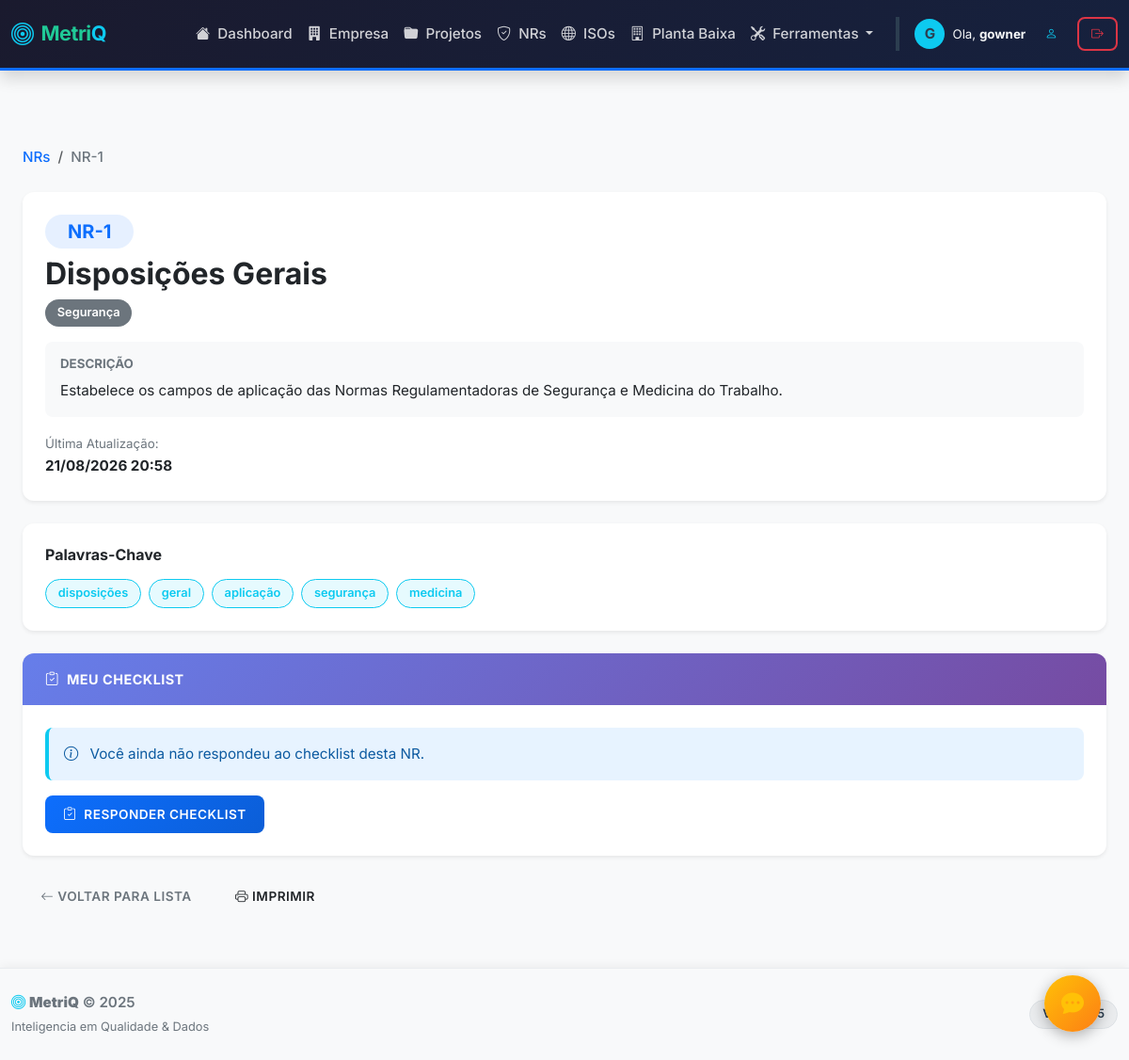
/nr/1 (signed in), run on the app's committed database.
### qualidade_flask/models.py (models this page shows, shortened)
class User(UserMixin, db.Model):
    __tablename__ = 'user'
    id = db.Column(db.Integer, primary_key=True)
    username = db.Column(db.String(100), unique=True, nullable=False, index=True)
    password = db.Column(db.String(255), nullable=False)
    nome_completo = db.Column(db.String(200), default='')
    email = db.Column(db.String(150), unique=True, default='')
    telefone = db.Column(db.String(20), default='')
    cargo = db.Column(db.String(100), default='')
    data_cadastro = db.Column(db.DateTime, default=datetime.now)
    plano = db.Column(db.String(20), default='free')
    status = db.Column(db.String(20), default='ativo')
    email_confirmado = db.Column(db.Boolean, default=False)
    ultimo_login = db.Column(db.DateTime, nullable=True)
    tentativas_login = db.Column(db.Integer, default=0)
    bloqueio_ate = db.Column(db.DateTime, nullable=True)
    analises = db.relationship('Analise', backref='dono', lazy=True)
    empresas = db.relationship('Empresa', backref='usuario', lazy=True)

class NormaRegulamentadora(db.Model):
    id = db.Column(db.Integer, primary_key=True)
    numero = db.Column(db.String(10), unique=True, nullable=False)
    titulo = db.Column(db.String(200), nullable=False)
    descricao = db.Column(db.Text)
    setor = db.Column(db.String(100))
    data_vigencia = db.Column(db.Date)
    link_oficial = db.Column(db.String(500))
    conteudo = db.Column(db.Text)
    palavras_chave = db.Column(db.JSON)
    perguntas = db.Column(db.JSON)
    glossario = db.Column(db.JSON)
    data_criacao = db.Column(db.DateTime, default=datetime.now)
    data_atualizacao = db.Column(db.DateTime, default=datetime.now, onupdate=datetime.now)
    checklists = db.relationship('ChecklistNR', backref='norma', lazy=True, cascade="all, delete-orphan")

### qualidade_flask/blueprints/nr.py (the view)
@nr.route('/nr/<int:id>')
@login_required
def detalhe_nr(id):
    norma = NormaRegulamentadora.query.get_or_404(id)
    checklist_usuario = ChecklistNR.query.filter_by(
        norma_id=id,
        user_id=current_user.id
    ).first()
    return render_template('nr/detalhe.html', norma=norma, checklist_usuario=checklist_usuario)

### qualidade_flask/templates/nr/detalhe.html (shortened to what this page needs)
{% extends "base.html" %}
{% block content %}
<div class="container py-4">
    <nav aria-label="breadcrumb" class="mb-3">
        <ol class="breadcrumb">
            <li class="breadcrumb-item"><a href="{{ url_for('nr.lista_nrs') }}">NRs</a></li>
            <li class="breadcrumb-item active">{{ norma.numero }}</li>
        </ol>
    </nav>
    <div class="card border-0 shadow-sm mb-4">
        <div class="card-body p-4">
            <div class="d-flex justify-content-between align-items-start mb-3">
                <div>
                    <span class="badge bg-primary bg-opacity-10 text-primary px-4 py-2 fw-bold fs-5 mb-2">
                        {{ norma.numero }}
                    </span>
                    <h2 class="fw-bold mb-2">{{ norma.titulo }}</h2>
                    <span class="badge bg-secondary">{{ norma.setor }}</span>
                </div>
            </div>
            <div class="bg-light p-3 rounded-3 mb-3">
                <h6 class="fw-bold text-uppercase small text-muted mb-2">Descrição</h6>
                <p class="mb-0">{{ norma.descricao }}</p>
            </div>
            <div class="row g-3">
                <div class="col-md-6">
                    <small class="text-muted">Última Atualização:</small>
                    <p class="fw-bold mb-0">{{ norma.data_atualizacao.strftime('%d/%m/%Y %H:%M') }}</p>
                </div>
            </div>
        </div>
    </div>
    {% if norma.palavras_chave %}
    <div class="card border-0 shadow-sm mb-4">
        <div class="card-body p-4">
            <h6 class="fw-bold mb-3">Palavras-Chave</h6>
            <div class="d-flex flex-wrap gap-2">
                {% for palavra in norma.palavras_chave %}
                    <span class="badge bg-info bg-opacity-10 text-info border border-info">
                        {{ palavra }}
                    </span>
                {% endfor %}
            </div>
        </div>
    </div>
    {% endif %}
    {% if norma.perguntas %}
    <div class="card border-0 shadow-sm mb-4">
        <div class="card-header bg-dark text-white fw-bold py-3 d-flex justify-content-between align-items-center">
            <span><i class="bi bi-clipboard-check me-2"></i>Meu Checklist</span>
        </div>
        <div class="card-body p-4">
            {% if checklist_usuario %}
                <div class="alert alert-{{ 'success' if checklist_usuario.calcular_conformidade() >= 70 else 'warning' if checklist_usuario.calcular_conformidade() >= 50 else 'danger' }}">
                    <div class="d-flex justify-content-between align-items-center">
                        <div>
                            <strong>Checklist respondido em {{ checklist_usuario.data_atualizacao.strftime('%d/%m/%Y %H:%M') }}</strong>
                            <p class="mb-0 small text-muted">
                                {{ checklist_usuario.respostas|length }} de {{ norma.perguntas|length }} perguntas respondidas
                            </p>
                        </div>
                        <div class="display-4 fw-bold">{{ checklist_usuario.calcular_conformidade() }}%</div>
                    </div>
                </div>
                <div class="d-flex gap-2 flex-wrap">
                    <a href="{{ url_for('nr.checklist_nr', id=norma.id) }}" class="btn btn-primary">
                        <i class="bi bi-pencil me-1"></i>Editar Checklist
                    </a>
                    <form action="{{ url_for('nr.gerar_analise_nr', id=norma.id) }}" method="POST" style="display: inline;">
                        <input type="hidden" name="csrf_token" value="{{ csrf_token() }}">
                        <button type="submit" class="btn btn-success">
                            <i class="bi bi-graph-up me-1"></i>Gerar Análise
                        </button>
                    </form>
                    <form action="{{ url_for('nr.excluir_checklist', id=norma.id) }}" method="POST" style="display: inline;" onsubmit="return confirm('Tem certeza que deseja excluir este checklist?')">
                        <input type="hidden" name="csrf_token" value="{{ csrf_token() }}">
                        <button type="submit" class="btn btn-outline-danger">
                            <i class="bi bi-trash me-1"></i>Excluir
                        </button>
                    </form>
                </div>
            {% else %}
                <div class="alert alert-info">
                    <i class="bi bi-info-circle me-2"></i>
                    Você ainda não respondeu ao checklist desta NR.
                </div>
                <a href="{{ url_for('nr.checklist_nr', id=norma.id) }}" class="btn btn-primary btn-lg">
                    <i class="bi bi-clipboard-check me-2"></i>Responder Checklist
                </a>
            {% endif %}
        </div>
    </div>
    {% endif %}
    <div class="d-flex gap-2">
        <a href="{{ url_for('nr.lista_nrs') }}" class="btn btn-outline-secondary">
            <i class="bi bi-arrow-left me-1"></i>Voltar para Lista
        </a>
        <button class="btn btn-outline-dark" onclick="window.print()">
            <i class="bi bi-printer me-1"></i>Imprimir
        </button>
    </div>
</div>
{% endblock %}

### qualidade_flask/templates/base.html (shortened to what this page needs)
<!DOCTYPE html>
<html lang="pt-br">
<head>
    <link href="https://cdn.jsdelivr.net/npm/bootstrap@5.3.0/dist/css/bootstrap.min.css" rel="stylesheet">
    <link rel="stylesheet" href="https://cdn.jsdelivr.net/npm/bootstrap-icons@1.10.5/font/bootstrap-icons.css">
    <link rel="stylesheet" href="{{ url_for('static', filename='css/style.css') }}">
</head>
<body class="d-flex flex-column min-vh-100">
    <nav class="navbar navbar-expand-lg navbar-dark bg-dark d-print-none">
        <div class="container">
            <a class="navbar-brand fw-bold d-flex align-items-center brand-text" href="/">
                <i class="bi bi-bullseye me-2 fs-4 text-info"></i>
                <span>Metri<span class="text-info">Q</span>
            </a>
            <div class="collapse navbar-collapse" id="navbarNav">
                <ul class="navbar-nav ms-auto align-items-center">
                    <li class="nav-item">
                        <a class="nav-link {{ 'active' if request.endpoint == 'main.index' }}" href="/">
                            <i class="bi bi-house-fill me-1"></i> Dashboard
                        </a>
                    </li>
                    <li class="nav-item">
                        <a class="nav-link {{ 'active' if request.endpoint and request.endpoint.startswith('empresa') }}" href="/empresas">
                            <i class="bi bi-building-fill me-1"></i> Empresa
                        </a>
                    </li>
                    <li class="nav-item">
                        <a class="nav-link {{ 'active' if request.endpoint == 'projects.lista_projetos' }}" href="/projetos">
                            <i class="bi bi-folder-fill me-1"></i> Projetos
                        </a>
                    </li>
                    <li class="nav-item">
                        <a class="nav-link {{ 'active' if request.endpoint == 'nr.lista_nrs' }}" href="/nr">
                            <i class="bi bi-shield-check me-1"></i> NRs
                        </a>
                    </li>
                    <li class="nav-item">
                        <a class="nav-link {{ 'active' if request.endpoint == 'iso.lista_isos' }}" href="/iso">
                            <i class="bi bi-globe me-1"></i> ISOs
                        </a>
                    </li>
                    <li class="nav-item">
                        <a class="nav-link {{ 'active' if request.endpoint and request.endpoint.startswith('planta_baixa') }}" href="{{ url_for('planta_baixa.lista') }}">
                            <i class="bi bi-building me-1"></i> Planta Baixa
                        </a>
                    </li>
                    <li class="nav-item dropdown">
                        <a class="nav-link dropdown-toggle" href="#" role="button" data-bs-toggle="dropdown" aria-expanded="false">
                            <i class="bi bi-tools me-1"></i> Ferramentas
                        </a>
                    </li>
                    {% if current_user.is_authenticated %}
                        <li class="nav-item ms-lg-3 border-start border-secondary ps-lg-3 mt-2 mt-lg-0">
                            <div class="d-flex align-items-center gap-2">
                                <a href="{{ url_for('auth.perfil') }}" class="text-decoration-none d-flex align-items-center gap-2" title="Meu Perfil">
                                    <div class="rounded-circle bg-info text-dark d-flex align-items-center justify-content-center" style="width: 32px; height: 32px; font-weight: 700;">
                                        {{ current_user.username[0]|upper }}
                                    </div>
                                    <span class="text-light small">
                                        Ola, <strong>{{ current_user.nome_completo.split(' ')[0] if current_user.nome_completo else current_user.username }}</strong>
                                    </span>
                                </a>
                                <a href="{{ url_for('auth.perfil') }}" class="btn btn-sm btn-outline-info" title="Meu Perfil">
                                    <i class="bi bi-person"></i>
                                </a>
<form method="POST" action="/logout" class="d-inline" onsubmit="return confirm('Deseja sair do sistema?')">
                                    <button type="submit" class="btn btn-sm btn-outline-danger" title="Sair">
                                        <i class="bi bi-box-arrow-right"></i>
                                    </button>
                                </form>
                            </div>
                        </li>
                    {% endif %}
                </ul>
            </div>
    </nav>
    <main class="flex-grow-1">
        <div class="container mt-4">
            {% block content %}{% endblock %}
        </div>
    </main>
    <footer class="d-print-none bg-light border-top py-4 mt-auto">
        <div class="container">
            <div class="row align-items-center">
                <div class="col-md-6 text-center text-md-start">
                    <p class="mb-0 text-muted">
                        <i class="bi bi-bullseye text-info"></i>
                        <strong>MetriQ</strong> &copy; 2025
                    </p>
                    <small class="text-muted" style="font-size: 0.8rem;">Inteligencia em Qualidade & Dados</small>
                </div>
                <div class="col-md-6 text-md-end text-center mt-2 mt-md-0">
                    <span class="badge bg-secondary bg-opacity-10 text-dark border">Versao 5.5</span>
                </div>
        </div>
    </footer>
    <a id="btnFeedback" href="https://docs.google.com/forms/d/e/1FAIpQLSc6ZJWx9LMAzcBPMMdcK3FHIyoWjjz7ik7XjiTRzf5Kar_DFA/viewform?usp=sharing&ouid=112551274773752880388" target="_blank" title="Deixe seu Feedback" class="text-decoration-none">
        <i class="bi bi-chat-dots-fill text-warning fs-4"></i>
    </a>
</body>
</html>

### data on the page
User: username "G", nome_completo "gowner"
NormaRegulamentadora: numero "NR-1", titulo "Disposições Gerais", setor "Segurança", descricao "Estabelece os campos de aplicação das Normas Regulamentadoras de Segurança e Medicina do Trabalho.", data_atualizacao "21/08/2026 20:58"

### other printed values
{{ palavra }} "disposições" "geral" "aplicação" "segurança" "medicina"
